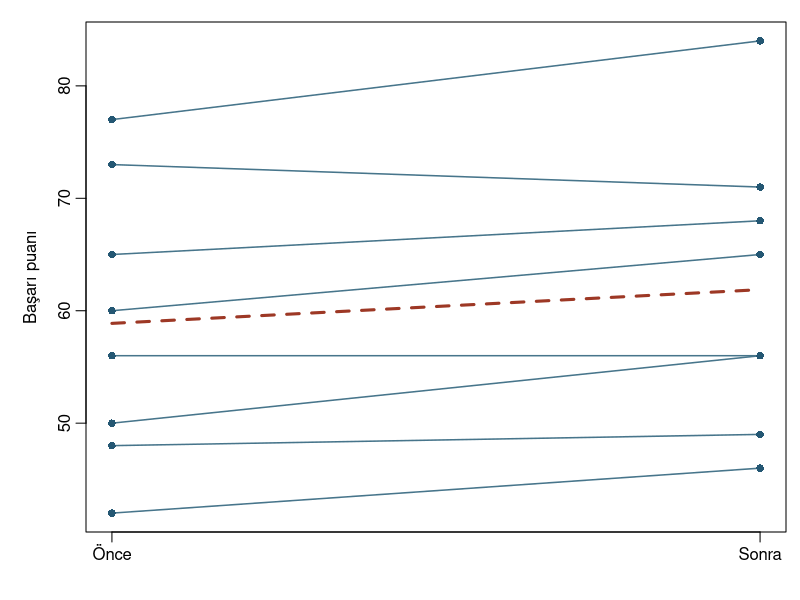
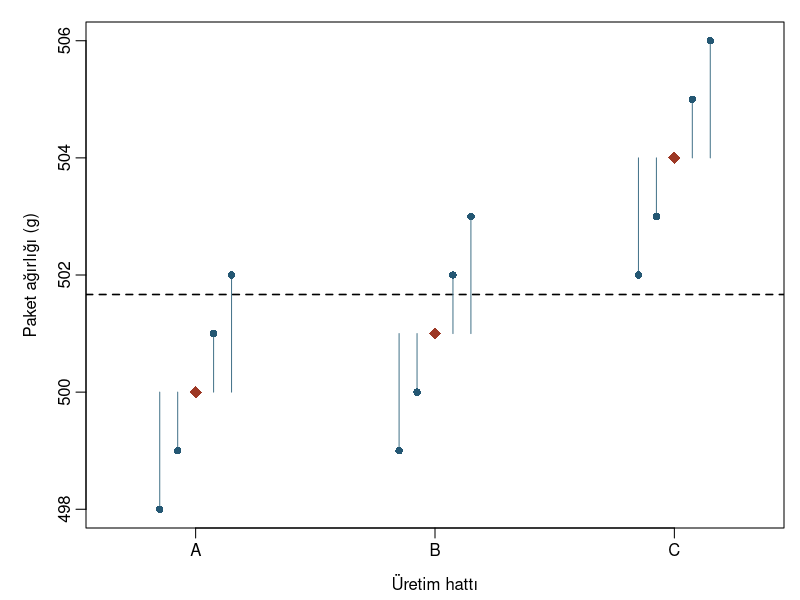
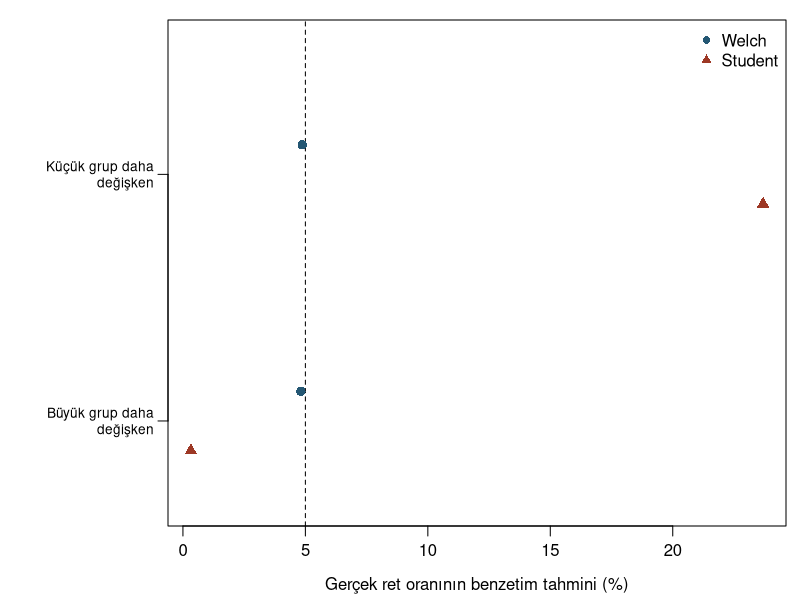

R code for these plots, in order:
## ---- chunk 1
#| label: means-one

paket <- c(487, 490, 493, 496, 498, 500, 504, 508)
referans <- 500
n <- length(paket)
fark_tek <- mean(paket) - referans
sh_tek <- sd(paket) / sqrt(n)
t_tek <- fark_tek / sh_tek
sderece_tek <- n - 1
p_tek <- 2 * pt(-abs(t_tek), df = sderece_tek)
aralik_tek <- fark_tek + c(-1, 1) * qt(0.975, sderece_tek) * sh_tek

tek <- t.test(paket, mu = referans)
round(rbind(
  Elle = c(t_tek, sderece_tek, p_tek, aralik_tek),
  R = c(tek$statistic, tek$parameter, tek$p.value, tek$conf.int - referans)
), 3)
## ---- chunk 2
#| label: means-two

set.seed(5701)
A <- rnorm(12, mean = 502, sd = 7)
B <- rnorm(32, mean = 498, sd = 2)
n1 <- length(A)
n2 <- length(B)
s1 <- sd(A)
s2 <- sd(B)
fark_ab <- mean(A) - mean(B)

v1 <- s1^2 / n1
v2 <- s2^2 / n2
sh_w <- sqrt(v1 + v2)
nu <- (v1 + v2)^2 / (v1^2 / (n1 - 1) + v2^2 / (n2 - 1))
t_w <- fark_ab / sh_w
aralik_w <- fark_ab + c(-1, 1) * qt(0.975, nu) * sh_w
sp2 <- ((n1 - 1) * s1^2 + (n2 - 1) * s2^2) / (n1 + n2 - 2)
sh_p <- sqrt(sp2 * (1 / n1 + 1 / n2))
welch <- t.test(A, B)
student <- t.test(A, B, var.equal = TRUE)

knitr::kable(rbind(A = c(n = n1, ortalama = mean(A), ss = s1),
                  B = c(n = n2, ortalama = mean(B), ss = s2)), digits = 2)
knitr::kable(data.frame(
  Yöntem = c("Welch", "Student"),
  t = c(t_w, fark_ab / sh_p),
  sd = c(nu, n1 + n2 - 2),
  p = c(welch$p.value, student$p.value)
), digits = 3)
knitr::kable(rbind(Welch = aralik_w, Student = as.numeric(student$conf.int)),
             col.names = c("Alt (g)", "Üst (g)"), digits = 2)
## ---- chunk 3
#| label: means-paired

once <- c(42, 48, 50, 56, 60, 65, 73, 77)
sonra <- c(46, 49, 56, 56, 65, 68, 71, 84)
degisim <- sonra - once
fark_testi <- t.test(degisim, mu = 0)
esli_test <- t.test(sonra, once, paired = TRUE, mu = 0)

rbind(Fark = c(mean(degisim), fark_testi$statistic, fark_testi$parameter,
               fark_testi$p.value, fark_testi$conf.int),
      Eşli = c(esli_test$estimate, esli_test$statistic, esli_test$parameter,
               esli_test$p.value, esli_test$conf.int))
## ---- chunk 4
#| label: fig-means-paired
#| fig-width: 6.8
#| fig-height: 4
#| fig-cap: "Sekiz yapay katılımcının önce ve sonra puanları. Çizgiler aynı kişiye ait ölçümleri bağlar. Kalın kesikli çizgi iki zamanın ortalamalarını gösterir."
#| fig-alt: "Önce ve sonra olmak üzere iki sütun. Sekiz çizginin çoğu yükseliyor, biri yatay, biri düşüyor. Kesikli ortalama çizgisi üç puan yükseliyor."

eski <- par(mar = c(3.4, 4.3, 1.1, 0.7), mgp = c(2.3, 0.6, 0))
plot(c(1, 2), range(c(once, sonra)), type = "n", xaxt = "n",
     xlab = "", ylab = "Başarı puanı")
axis(1, at = c(1, 2), labels = c("Önce", "Sonra"))
segments(1, once, 2, sonra, col = "#47758B", lwd = 1.5)
points(rep(c(1, 2), each = length(once)), c(once, sonra), pch = 16,
       col = "#245773")
lines(c(1, 2), c(mean(once), mean(sonra)), lwd = 3, lty = 2, col = "#9D3825")
par(eski)
## ---- chunk 5
#| label: means-anova

pilot <- data.frame(
  hat = factor(rep(c("A", "B", "C"), each = 5)),
  gram = c(498, 499, 500, 501, 502,
           499, 500, 501, 502, 503,
           502, 503, 504, 505, 506)
)
genel <- mean(pilot$gram)
grup_ort <- tapply(pilot$gram, pilot$hat, mean)
merkez <- unname(grup_ort[pilot$hat])
N <- nrow(pilot)
k <- nlevels(pilot$hat)

ss_toplam <- sum((pilot$gram - genel)^2)
ss_ic <- sum((pilot$gram - merkez)^2)
ss_arasi <- sum((merkez - genel)^2)
F_elle <- (ss_arasi / (k - 1)) / (ss_ic / (N - k))
p_F <- pf(F_elle, k - 1, N - k, lower.tail = FALSE)

uyum <- aov(gram ~ hat, data = pilot)
c(toplam = ss_toplam, ic = ss_ic, arasi = ss_arasi, F = F_elle, p = p_F)
summary(uyum)

ab_pilot <- subset(pilot, hat != "C", drop = TRUE)
F_ab <- anova(aov(gram ~ hat, data = ab_pilot))[1, "F value"]
t_ab <- t.test(gram ~ hat, data = ab_pilot, var.equal = TRUE)$statistic
c(F_iki_grup = F_ab, t_kare = unname(t_ab^2))
## ---- chunk 6
#| label: fig-means-variance
#| fig-width: 7.2
#| fig-height: 4.4
#| fig-cap: "Yapay pilotta noktalar paketler, baklavalar hat ortalamalarıdır. İnce düşey çizgiler paketlerin kendi hat ortalamalarına uzaklığını, kesikli yatay çizgi genel ortalamayı gösterir."
#| fig-alt: "A, B ve C hatlarında beşer paket. Hat ortalamaları 500, 501 ve 504 gram; kesikli genel merkez yaklaşık 501,67 gram. Noktalardan hat ortalamalarına çizgiler grup içi sapmalardır."

eski <- par(mar = c(3.6, 4.3, 1.1, 0.8), mgp = c(2.3, 0.6, 0))
konum <- as.integer(pilot$hat) + rep(seq(-0.15, 0.15, length.out = 5), 3)
plot(konum, pilot$gram, type = "n", xaxt = "n", xlab = "Üretim hattı",
     ylab = "Paket ağırlığı (g)", xlim = c(0.65, 3.35))
axis(1, at = 1:3, labels = levels(pilot$hat))
abline(h = genel, lty = 2, lwd = 1.6)
segments(konum, merkez, konum, pilot$gram, col = "#47758B")
points(konum, pilot$gram, pch = 16, col = "#245773")
points(1:3, grup_ort, pch = 18, cex = 1.7, col = "#9D3825")
par(eski)
## ---- chunk 7
#| label: means-posthoc

oneway.test(gram ~ hat, data = pilot, var.equal = FALSE)
round(TukeyHSD(uyum, "hat")$hat, 3)
## ---- chunk 8
#| label: means-simulation

set.seed(5702)
tekrar <- 20000
n_kucuk <- 12
n_buyuk <- 36
alfa <- 0.05

satir_ozeti <- function(n, sigma) {
  x <- matrix(rnorm(tekrar * n, mean = 500, sd = sigma), nrow = tekrar)
  m <- rowMeans(x)
  list(ort = m, var = rowSums((x - m)^2) / (n - 1))
}

ret_orani <- function(sigma1, sigma2) {
  a <- satir_ozeti(n_kucuk, sigma1)
  b <- satir_ozeti(n_buyuk, sigma2)
  delta <- a$ort - b$ort
  v1 <- a$var / n_kucuk
  v2 <- b$var / n_buyuk
  nu <- (v1 + v2)^2 / (v1^2 / (n_kucuk - 1) + v2^2 / (n_buyuk - 1))
  ortak <- ((n_kucuk - 1) * a$var + (n_buyuk - 1) * b$var) /
    (n_kucuk + n_buyuk - 2)
  tw <- delta / sqrt(v1 + v2)
  tp <- delta / sqrt(ortak * (1 / n_kucuk + 1 / n_buyuk))
  c(Welch = mean(2 * pt(-abs(tw), nu) <= alfa),
    Student = mean(2 * pt(-abs(tp), n_kucuk + n_buyuk - 2) <= alfa))
}

retler <- rbind("Küçük grup daha değişken" = ret_orani(8, 2),
                "Büyük grup daha değişken" = ret_orani(2, 8))
knitr::kable(retler, digits = 4)
## ---- chunk 9
#| label: fig-means-type1
#| fig-width: 7.2
#| fig-height: 3.8
#| fig-cap: "Eşit ortalamalı iki normal grupta Student ve Welch testlerinin benzetim ret oranları. Düşey kesikli çizgi nominal %5 düzeyidir."
#| fig-alt: "İki senaryonun her birinde Welch noktası yüzde 5'e yakın. Student, küçük grup daha değişkense yüzde 5'in belirgin üstünde, büyük grup daha değişkense altında."

eski <- par(mar = c(3.7, 8.4, 1.0, 0.7), mgp = c(2.4, 0.7, 0))
plot(100 * range(c(retler, alfa)), c(0.65, 2.55), type = "n",
     yaxt = "n", xlab = "Gerçek ret oranının benzetim tahmini (%)", ylab = "")
axis(2, at = c(2, 1), labels = c("Küçük grup daha\n değişken",
                                  "Büyük grup daha\n değişken"),
     las = 1, cex.axis = 0.82)
abline(v = 100 * alfa, lty = 2)
points(100 * retler[, "Welch"], c(2, 1) + 0.12, pch = 16,
       col = "#245773", cex = 1.25)
points(100 * retler[, "Student"], c(2, 1) - 0.12, pch = 17,
       col = "#9D3825", cex = 1.25)
legend("topright", legend = c("Welch", "Student"), pch = c(16, 17),
       col = c("#245773", "#9D3825"), bty = "n")
par(eski)
